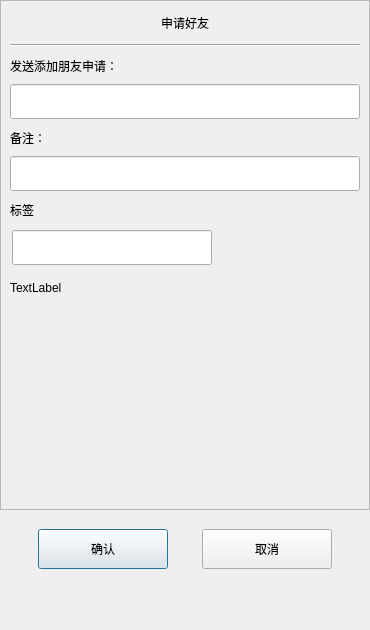
<?xml version="1.0" encoding="UTF-8"?>
<ui version="4.0">
 <class>ApplyFriend</class>
 <widget class="QDialog" name="ApplyFriend">
  <property name="geometry">
   <rect>
    <x>0</x>
    <y>0</y>
    <width>370</width>
    <height>630</height>
   </rect>
  </property>
  <property name="minimumSize">
   <size>
    <width>370</width>
    <height>630</height>
   </size>
  </property>
  <property name="maximumSize">
   <size>
    <width>370</width>
    <height>630</height>
   </size>
  </property>
  <property name="windowTitle">
   <string>Dialog</string>
  </property>
  <layout class="QVBoxLayout" name="verticalLayout">
   <property name="spacing">
    <number>0</number>
   </property>
   <property name="leftMargin">
    <number>0</number>
   </property>
   <property name="topMargin">
    <number>0</number>
   </property>
   <property name="rightMargin">
    <number>0</number>
   </property>
   <property name="bottomMargin">
    <number>0</number>
   </property>
   <item>
    <widget class="QScrollArea" name="scrollArea">
     <property name="minimumSize">
      <size>
       <width>0</width>
       <height>510</height>
      </size>
     </property>
     <property name="widgetResizable">
      <bool>true</bool>
     </property>
     <widget class="QWidget" name="scrollAreaWidgetContents">
      <property name="geometry">
       <rect>
        <x>0</x>
        <y>0</y>
        <width>368</width>
        <height>508</height>
       </rect>
      </property>
      <layout class="QVBoxLayout" name="verticalLayout_2">
       <property name="spacing">
        <number>0</number>
       </property>
       <property name="leftMargin">
        <number>0</number>
       </property>
       <property name="rightMargin">
        <number>0</number>
       </property>
       <item>
        <widget class="QLabel" name="apply_lb">
         <property name="minimumSize">
          <size>
           <width>0</width>
           <height>25</height>
          </size>
         </property>
         <property name="maximumSize">
          <size>
           <width>16777215</width>
           <height>25</height>
          </size>
         </property>
         <property name="text">
          <string>申请好友</string>
         </property>
         <property name="alignment">
          <set>Qt::AlignmentFlag::AlignCenter</set>
         </property>
        </widget>
       </item>
       <item>
        <widget class="QWidget" name="apply_wid" native="true">
         <layout class="QVBoxLayout" name="verticalLayout_3">
          <item>
           <widget class="Line" name="line">
            <property name="orientation">
             <enum>Qt::Orientation::Horizontal</enum>
            </property>
           </widget>
          </item>
          <item>
           <widget class="QLabel" name="label">
            <property name="minimumSize">
             <size>
              <width>0</width>
              <height>25</height>
             </size>
            </property>
            <property name="maximumSize">
             <size>
              <width>16777215</width>
              <height>25</height>
             </size>
            </property>
            <property name="text">
             <string>发送添加朋友申请：</string>
            </property>
           </widget>
          </item>
          <item>
           <widget class="CustomizeEdit" name="name_ed">
            <property name="minimumSize">
             <size>
              <width>0</width>
              <height>35</height>
             </size>
            </property>
            <property name="maximumSize">
             <size>
              <width>16777215</width>
              <height>35</height>
             </size>
            </property>
           </widget>
          </item>
          <item>
           <widget class="QLabel" name="label_2">
            <property name="minimumSize">
             <size>
              <width>0</width>
              <height>25</height>
             </size>
            </property>
            <property name="maximumSize">
             <size>
              <width>16777215</width>
              <height>25</height>
             </size>
            </property>
            <property name="text">
             <string>备注：</string>
            </property>
           </widget>
          </item>
          <item>
           <widget class="CustomizeEdit" name="back_ed">
            <property name="minimumSize">
             <size>
              <width>0</width>
              <height>35</height>
             </size>
            </property>
            <property name="maximumSize">
             <size>
              <width>16777215</width>
              <height>35</height>
             </size>
            </property>
           </widget>
          </item>
          <item>
           <widget class="QLabel" name="label_3">
            <property name="minimumSize">
             <size>
              <width>0</width>
              <height>25</height>
             </size>
            </property>
            <property name="maximumSize">
             <size>
              <width>16777215</width>
              <height>25</height>
             </size>
            </property>
            <property name="text">
             <string>标签</string>
            </property>
           </widget>
          </item>
          <item>
           <widget class="QWidget" name="lb_group_wid" native="true">
            <property name="minimumSize">
             <size>
              <width>0</width>
              <height>50</height>
             </size>
            </property>
            <layout class="QVBoxLayout" name="verticalLayout_4">
             <property name="spacing">
              <number>0</number>
             </property>
             <property name="leftMargin">
              <number>0</number>
             </property>
             <property name="topMargin">
              <number>0</number>
             </property>
             <property name="rightMargin">
              <number>0</number>
             </property>
             <property name="bottomMargin">
              <number>0</number>
             </property>
             <item>
              <widget class="QWidget" name="gridWidget" native="true">
               <property name="minimumSize">
                <size>
                 <width>0</width>
                 <height>40</height>
                </size>
               </property>
               <property name="maximumSize">
                <size>
                 <width>16777215</width>
                 <height>40</height>
                </size>
               </property>
               <widget class="QLineEdit" name="lb_ed">
                <property name="geometry">
                 <rect>
                  <x>2</x>
                  <y>2</y>
                  <width>200</width>
                  <height>35</height>
                 </rect>
                </property>
               </widget>
              </widget>
             </item>
             <item>
              <widget class="QWidget" name="input_wid" native="true">
               <property name="minimumSize">
                <size>
                 <width>0</width>
                 <height>40</height>
                </size>
               </property>
               <property name="maximumSize">
                <size>
                 <width>16777215</width>
                 <height>40</height>
                </size>
               </property>
               <layout class="QVBoxLayout" name="verticalLayout_5">
                <property name="spacing">
                 <number>0</number>
                </property>
                <property name="leftMargin">
                 <number>0</number>
                </property>
                <property name="topMargin">
                 <number>0</number>
                </property>
                <property name="rightMargin">
                 <number>0</number>
                </property>
                <property name="bottomMargin">
                 <number>0</number>
                </property>
                <item>
                 <widget class="ClickedOnceLabel" name="tip_lb">
                  <property name="text">
                   <string>TextLabel</string>
                  </property>
                 </widget>
                </item>
               </layout>
              </widget>
             </item>
            </layout>
           </widget>
          </item>
          <item>
           <widget class="QWidget" name="widget" native="true">
            <property name="minimumSize">
             <size>
              <width>0</width>
              <height>60</height>
             </size>
            </property>
            <layout class="QHBoxLayout" name="horizontalLayout_2">
             <property name="spacing">
              <number>0</number>
             </property>
             <property name="leftMargin">
              <number>0</number>
             </property>
             <property name="topMargin">
              <number>0</number>
             </property>
             <property name="rightMargin">
              <number>0</number>
             </property>
             <property name="bottomMargin">
              <number>0</number>
             </property>
             <item>
              <widget class="QWidget" name="lb_list" native="true">
               <property name="minimumSize">
                <size>
                 <width>290</width>
                 <height>50</height>
                </size>
               </property>
               <property name="maximumSize">
                <size>
                 <width>290</width>
                 <height>16777215</height>
                </size>
               </property>
              </widget>
             </item>
             <item>
              <widget class="QWidget" name="more_lb_wid" native="true">
               <property name="minimumSize">
                <size>
                 <width>40</width>
                 <height>0</height>
                </size>
               </property>
               <property name="maximumSize">
                <size>
                 <width>40</width>
                 <height>16777215</height>
                </size>
               </property>
               <layout class="QVBoxLayout" name="verticalLayout_6">
                <property name="spacing">
                 <number>0</number>
                </property>
                <property name="leftMargin">
                 <number>0</number>
                </property>
                <property name="topMargin">
                 <number>0</number>
                </property>
                <property name="rightMargin">
                 <number>0</number>
                </property>
                <property name="bottomMargin">
                 <number>0</number>
                </property>
                <item>
                 <spacer name="verticalSpacer_3">
                  <property name="orientation">
                   <enum>Qt::Orientation::Vertical</enum>
                  </property>
                  <property name="sizeHint" stdset="0">
                   <size>
                    <width>20</width>
                    <height>40</height>
                   </size>
                  </property>
                 </spacer>
                </item>
                <item>
                 <widget class="ClickedOnceLabel" name="more_lb">
                  <property name="minimumSize">
                   <size>
                    <width>30</width>
                    <height>30</height>
                   </size>
                  </property>
                  <property name="maximumSize">
                   <size>
                    <width>30</width>
                    <height>30</height>
                   </size>
                  </property>
                  <property name="layoutDirection">
                   <enum>Qt::LayoutDirection::LeftToRight</enum>
                  </property>
                  <property name="text">
                   <string/>
                  </property>
                  <property name="alignment">
                   <set>Qt::AlignmentFlag::AlignCenter</set>
                  </property>
                 </widget>
                </item>
                <item>
                 <spacer name="verticalSpacer_4">
                  <property name="orientation">
                   <enum>Qt::Orientation::Vertical</enum>
                  </property>
                  <property name="sizeHint" stdset="0">
                   <size>
                    <width>20</width>
                    <height>40</height>
                   </size>
                  </property>
                 </spacer>
                </item>
               </layout>
              </widget>
             </item>
            </layout>
           </widget>
          </item>
         </layout>
        </widget>
       </item>
      </layout>
     </widget>
    </widget>
   </item>
   <item>
    <spacer name="verticalSpacer_2">
     <property name="orientation">
      <enum>Qt::Orientation::Vertical</enum>
     </property>
     <property name="sizeType">
      <enum>QSizePolicy::Policy::Fixed</enum>
     </property>
     <property name="sizeHint" stdset="0">
      <size>
       <width>20</width>
       <height>10</height>
      </size>
     </property>
    </spacer>
   </item>
   <item>
    <widget class="QWidget" name="apply_sure_wid" native="true">
     <property name="minimumSize">
      <size>
       <width>0</width>
       <height>50</height>
      </size>
     </property>
     <layout class="QHBoxLayout" name="horizontalLayout">
      <item>
       <spacer name="horizontalSpacer_2">
        <property name="orientation">
         <enum>Qt::Orientation::Horizontal</enum>
        </property>
        <property name="sizeHint" stdset="0">
         <size>
          <width>40</width>
          <height>20</height>
         </size>
        </property>
       </spacer>
      </item>
      <item>
       <widget class="ClickedBtn" name="sure_btn">
        <property name="minimumSize">
         <size>
          <width>130</width>
          <height>40</height>
         </size>
        </property>
        <property name="text">
         <string>确认</string>
        </property>
       </widget>
      </item>
      <item>
       <spacer name="horizontalSpacer_3">
        <property name="orientation">
         <enum>Qt::Orientation::Horizontal</enum>
        </property>
        <property name="sizeHint" stdset="0">
         <size>
          <width>40</width>
          <height>20</height>
         </size>
        </property>
       </spacer>
      </item>
      <item>
       <widget class="ClickedBtn" name="cancel_btn">
        <property name="minimumSize">
         <size>
          <width>130</width>
          <height>40</height>
         </size>
        </property>
        <property name="text">
         <string>取消</string>
        </property>
       </widget>
      </item>
      <item>
       <spacer name="horizontalSpacer">
        <property name="orientation">
         <enum>Qt::Orientation::Horizontal</enum>
        </property>
        <property name="sizeHint" stdset="0">
         <size>
          <width>40</width>
          <height>20</height>
         </size>
        </property>
       </spacer>
      </item>
     </layout>
    </widget>
   </item>
   <item>
    <spacer name="verticalSpacer">
     <property name="orientation">
      <enum>Qt::Orientation::Vertical</enum>
     </property>
     <property name="sizeHint" stdset="0">
      <size>
       <width>20</width>
       <height>40</height>
      </size>
     </property>
    </spacer>
   </item>
  </layout>
 </widget>
 <customwidgets>
  <customwidget>
   <class>ClickedBtn</class>
   <extends>QPushButton</extends>
   <header location="global">clickedbtn.h</header>
  </customwidget>
  <customwidget>
   <class>CustomizeEdit</class>
   <extends>QLineEdit</extends>
   <header location="global">customizeedit.h</header>
  </customwidget>
  <customwidget>
   <class>ClickedOnceLabel</class>
   <extends>QLabel</extends>
   <header location="global">clickedoncelabel.h</header>
  </customwidget>
 </customwidgets>
 <resources/>
 <connections/>
</ui>
